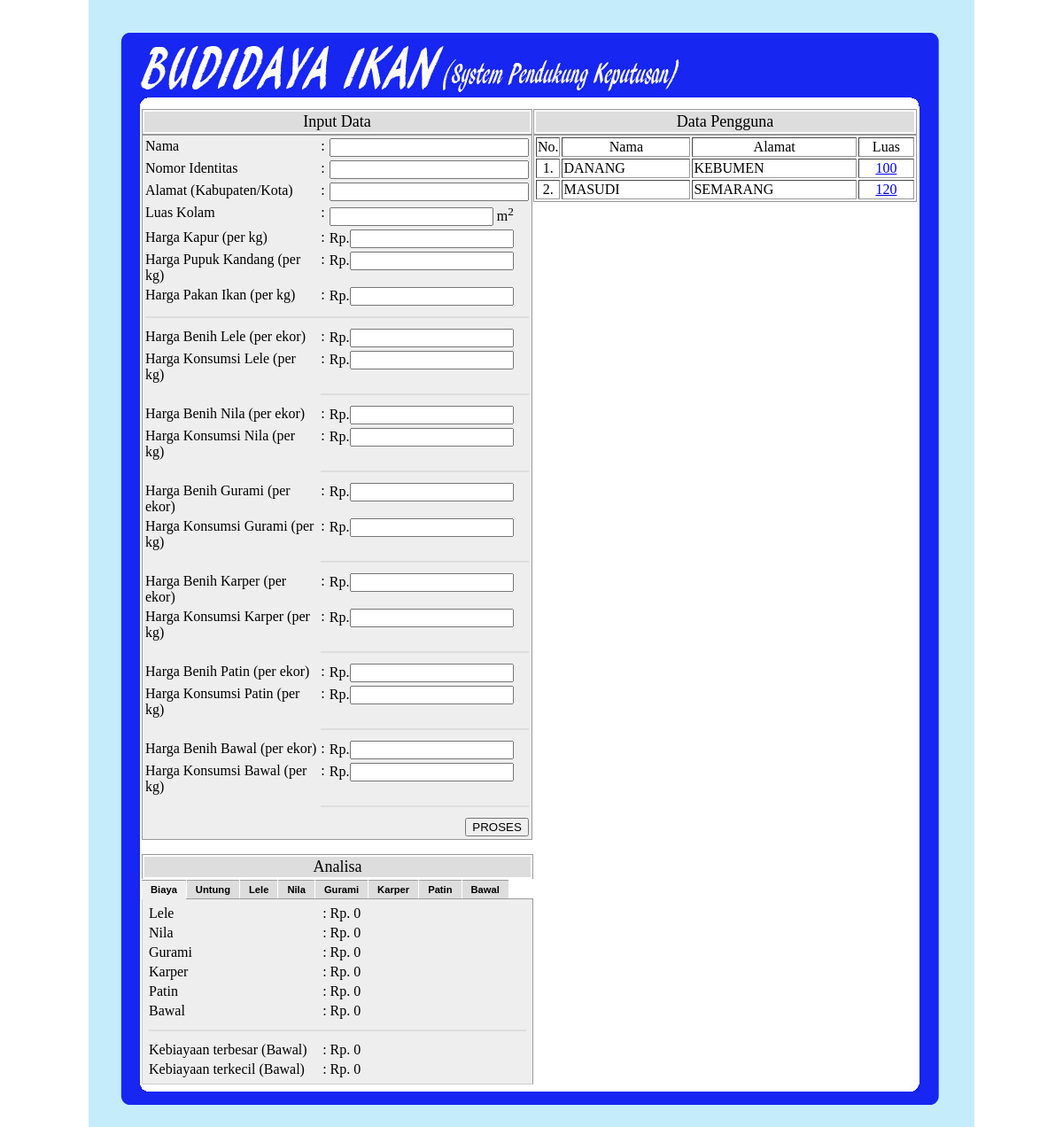
The page / on the database its author committed.
### tables this page shows
CREATE TABLE IF NOT EXISTS `dataku` (
  `id_data` int(100) NOT NULL AUTO_INCREMENT,
  `id_identitas` int(100) NOT NULL,
  `id_luas` int(100) NOT NULL,
  `id_kolam` int(100) NOT NULL,
  `id_bawal` int(100) NOT NULL,
  `id_gurami` int(100) NOT NULL,
  `id_karper` int(100) NOT NULL,
  `id_lele` int(100) NOT NULL,
  `id_nila` int(100) NOT NULL,
  `id_patin` int(100) NOT NULL,
  `tanggal` datetime NOT NULL,
  PRIMARY KEY (`id_data`)
) TYPE=MyISAM  AUTO_INCREMENT=3;

CREATE TABLE IF NOT EXISTS `identitas` (
  `id_identitas` int(10) NOT NULL AUTO_INCREMENT,
  `nama` varchar(50) NOT NULL,
  `nomor_id` varchar(100) NOT NULL,
  `alamat` varchar(100) NOT NULL,
  PRIMARY KEY (`id_identitas`)
) TYPE=MyISAM  AUTO_INCREMENT=3;

CREATE TABLE IF NOT EXISTS `luas` (
  `id_luas` int(100) NOT NULL AUTO_INCREMENT,
  `luas` varchar(100) NOT NULL,
  PRIMARY KEY (`id_luas`)
) TYPE=MyISAM  AUTO_INCREMENT=3;

### tampil.php (the view, shortened to what this page needs)
<?php
	$sql = "SELECT * FROM 	dataku,
							identitas,
							luas,
							kolam,
							bawal,
							gurami,
							karper,
							lele,
							nila,
							patin
			WHERE	dataku.id_identitas=identitas.id_identitas 	AND
					dataku.id_luas=luas.id_luas 				AND
					dataku.id_kolam=kolam.id_kolam 				AND
					dataku.id_bawal = bawal.id_bawal 			AND
					dataku.id_gurami = gurami.id_gurami 		AND
					dataku.id_karper = karper.id_karper 		AND
					dataku.id_lele = lele.id_lele 				AND
					dataku.id_nila = nila.id_nila 				AND
					dataku.id_patin = patin.id_patin
					";
	$hasil = mysql_query($sql);
	$no=0;
	if(mysql_num_rows($hasil) > 0)
	{
		while($data = mysql_fetch_array($hasil))
		{$no=$no+1;
			echo"<tr>";
				echo"<td align=\"center\">$no.</td>";
				echo"<td>$data[nama]</td>";
				echo"<td>$data[alamat]</td>";
				echo"<td align=\"center\"><a href=\"index.php?id=$data[id_data]&aksi=2\">$data[luas]</a></td>";
			echo"</tr>";
		}
	}else{
		echo"<tr>";
				echo"Data belum terisi";
		echo"</tr>";
	}
?>

### rows shown on the page
dataku: id_identitas.nama "DANANG", id_identitas.alamat "KEBUMEN", id_luas.luas "100"
dataku: id_identitas.nama "MASUDI", id_identitas.alamat "SEMARANG", id_luas.luas "120"

### other values the page prints
$biayaLele "0"
$biayaNila "0"
$biayaGurami "0"
$biayaKarper "0"
$biayaPatin "0"
$biayaBawal "0"
$siBiaya "Bawal"
$keluar "0"
$siBiayaMin "Bawal"
$keluarMin "0"
